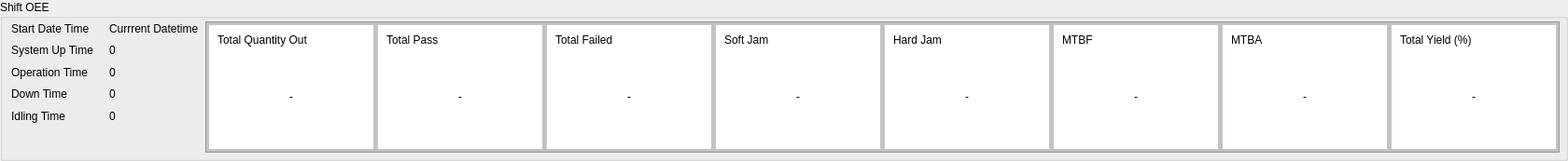
                <widget class="QGroupBox" name="Shift_OEE_group">
                 <property name="styleSheet">
                  <string notr="true"/>
                 </property>
                 <property name="title">
                  <string>Shift OEE</string>
                 </property>
                 <property name="flat">
                  <bool>false</bool>
                 </property>
                 <widget class="QFrame" name="frame_28">
                  <property name="geometry">
                   <rect>
                    <x>220</x>
                    <y>23</y>
                    <width>1451</width>
                    <height>141</height>
                   </rect>
                  </property>
                  <property name="styleSheet">
                   <string notr="true">background-color: rgb(194, 194, 194);</string>
                  </property>
                  <property name="frameShape">
                   <enum>QFrame::StyledPanel</enum>
                  </property>
                  <property name="frameShadow">
                   <enum>QFrame::Raised</enum>
                  </property>
                  <layout class="QHBoxLayout" name="horizontalLayout_30">
                   <property name="spacing">
                    <number>3</number>
                   </property>
                   <property name="leftMargin">
                    <number>2</number>
                   </property>
                   <property name="topMargin">
                    <number>2</number>
                   </property>
                   <property name="rightMargin">
                    <number>2</number>
                   </property>
                   <property name="bottomMargin">
                    <number>2</number>
                   </property>
                   <item>
                    <widget class="QFrame" name="frame_43">
                     <property name="styleSheet">
                      <string notr="true">background-color: rgb(255, 255, 255);</string>
                     </property>
                     <property name="frameShape">
                      <enum>QFrame::StyledPanel</enum>
                     </property>
                     <property name="frameShadow">
                      <enum>QFrame::Raised</enum>
                     </property>
                     <layout class="QVBoxLayout" name="verticalLayout_42" stretch="0,1">
                      <item>
                       <widget class="QLabel" name="label_151">
                        <property name="text">
                         <string>Total Quantity Out</string>
                        </property>
                        <property name="alignment">
                         <set>Qt::AlignLeading|Qt::AlignLeft|Qt::AlignVCenter</set>
                        </property>
                       </widget>
                      </item>
                      <item>
                       <widget class="QLabel" name="label_152">
                        <property name="text">
                         <string>-</string>
                        </property>
                        <property name="alignment">
                         <set>Qt::AlignCenter</set>
                        </property>
                       </widget>
                      </item>
                     </layout>
                    </widget>
                   </item>
                   <item>
                    <widget class="QFrame" name="frame_44">
                     <property name="styleSheet">
                      <string notr="true">background-color: rgb(255, 255, 255);</string>
                     </property>
                     <property name="frameShape">
                      <enum>QFrame::StyledPanel</enum>
                     </property>
                     <property name="frameShadow">
                      <enum>QFrame::Raised</enum>
                     </property>
                     <layout class="QVBoxLayout" name="verticalLayout_43" stretch="0,1">
                      <item>
                       <widget class="QLabel" name="label_153">
                        <property name="text">
                         <string>Total Pass</string>
                        </property>
                        <property name="alignment">
                         <set>Qt::AlignLeading|Qt::AlignLeft|Qt::AlignVCenter</set>
                        </property>
                       </widget>
                      </item>
                      <item>
                       <widget class="QLabel" name="label_154">
                        <property name="text">
                         <string>-</string>
                        </property>
                        <property name="alignment">
                         <set>Qt::AlignCenter</set>
                        </property>
                       </widget>
                      </item>
                     </layout>
                    </widget>
                   </item>
                   <item>
                    <widget class="QFrame" name="frame_45">
                     <property name="styleSheet">
                      <string notr="true">background-color: rgb(255, 255, 255);</string>
                     </property>
                     <property name="frameShape">
                      <enum>QFrame::StyledPanel</enum>
                     </property>
                     <property name="frameShadow">
                      <enum>QFrame::Raised</enum>
                     </property>
                     <layout class="QVBoxLayout" name="verticalLayout_44" stretch="0,1">
                      <item>
                       <widget class="QLabel" name="label_155">
                        <property name="text">
                         <string>Total Failed</string>
                        </property>
                        <property name="alignment">
                         <set>Qt::AlignLeading|Qt::AlignLeft|Qt::AlignVCenter</set>
                        </property>
                       </widget>
                      </item>
                      <item>
                       <widget class="QLabel" name="label_156">
                        <property name="text">
                         <string>-</string>
                        </property>
                        <property name="alignment">
                         <set>Qt::AlignCenter</set>
                        </property>
                       </widget>
                      </item>
                     </layout>
                    </widget>
                   </item>
                   <item>
                    <widget class="QFrame" name="frame_46">
                     <property name="styleSheet">
                      <string notr="true">background-color: rgb(255, 255, 255);</string>
                     </property>
                     <property name="frameShape">
                      <enum>QFrame::StyledPanel</enum>
                     </property>
                     <property name="frameShadow">
                      <enum>QFrame::Raised</enum>
                     </property>
                     <layout class="QVBoxLayout" name="verticalLayout_45" stretch="0,1">
                      <item>
                       <widget class="QLabel" name="label_157">
                        <property name="text">
                         <string>Soft Jam</string>
                        </property>
                        <property name="alignment">
                         <set>Qt::AlignLeading|Qt::AlignLeft|Qt::AlignVCenter</set>
                        </property>
                       </widget>
                      </item>
                      <item>
                       <widget class="QLabel" name="label_158">
                        <property name="text">
                         <string>-</string>
                        </property>
                        <property name="alignment">
                         <set>Qt::AlignCenter</set>
                        </property>
                       </widget>
                      </item>
                     </layout>
                    </widget>
                   </item>
                   <item>
                    <widget class="QFrame" name="frame_47">
                     <property name="styleSheet">
                      <string notr="true">background-color: rgb(255, 255, 255);</string>
                     </property>
                     <property name="frameShape">
                      <enum>QFrame::StyledPanel</enum>
                     </property>
                     <property name="frameShadow">
                      <enum>QFrame::Raised</enum>
                     </property>
                     <layout class="QVBoxLayout" name="verticalLayout_46" stretch="0,1">
                      <item>
                       <widget class="QLabel" name="label_159">
                        <property name="text">
                         <string>Hard Jam</string>
                        </property>
                        <property name="alignment">
                         <set>Qt::AlignLeading|Qt::AlignLeft|Qt::AlignVCenter</set>
                        </property>
                       </widget>
                      </item>
                      <item>
                       <widget class="QLabel" name="label_160">
                        <property name="text">
                         <string>-</string>
                        </property>
                        <property name="alignment">
                         <set>Qt::AlignCenter</set>
                        </property>
                       </widget>
                      </item>
                     </layout>
                    </widget>
                   </item>
                   <item>
                    <widget class="QFrame" name="frame_48">
                     <property name="styleSheet">
                      <string notr="true">background-color: rgb(255, 255, 255);</string>
                     </property>
                     <property name="frameShape">
                      <enum>QFrame::StyledPanel</enum>
                     </property>
                     <property name="frameShadow">
                      <enum>QFrame::Raised</enum>
                     </property>
                     <layout class="QVBoxLayout" name="verticalLayout_47" stretch="0,1">
                      <item>
                       <widget class="QLabel" name="label_161">
                        <property name="text">
                         <string>MTBF</string>
                        </property>
                        <property name="alignment">
                         <set>Qt::AlignLeading|Qt::AlignLeft|Qt::AlignVCenter</set>
                        </property>
                       </widget>
                      </item>
                      <item>
                       <widget class="QLabel" name="label_162">
                        <property name="text">
                         <string>-</string>
                        </property>
                        <property name="alignment">
                         <set>Qt::AlignCenter</set>
                        </property>
                       </widget>
                      </item>
                     </layout>
                    </widget>
                   </item>
                   <item>
                    <widget class="QFrame" name="frame_49">
                     <property name="styleSheet">
                      <string notr="true">background-color: rgb(255, 255, 255);</string>
                     </property>
                     <property name="frameShape">
                      <enum>QFrame::StyledPanel</enum>
                     </property>
                     <property name="frameShadow">
                      <enum>QFrame::Raised</enum>
                     </property>
                     <layout class="QVBoxLayout" name="verticalLayout_48" stretch="0,1">
                      <item>
                       <widget class="QLabel" name="label_163">
                        <property name="text">
                         <string>MTBA</string>
                        </property>
                        <property name="alignment">
                         <set>Qt::AlignLeading|Qt::AlignLeft|Qt::AlignVCenter</set>
                        </property>
                       </widget>
                      </item>
                      <item>
                       <widget class="QLabel" name="label_164">
                        <property name="text">
                         <string>-</string>
                        </property>
                        <property name="alignment">
                         <set>Qt::AlignCenter</set>
                        </property>
                       </widget>
                      </item>
                     </layout>
                    </widget>
                   </item>
                   <item>
                    <widget class="QFrame" name="frame_50">
                     <property name="styleSheet">
                      <string notr="true">background-color: rgb(255, 255, 255);</string>
                     </property>
                     <property name="frameShape">
                      <enum>QFrame::StyledPanel</enum>
                     </property>
                     <property name="frameShadow">
                      <enum>QFrame::Raised</enum>
                     </property>
                     <layout class="QVBoxLayout" name="verticalLayout_49" stretch="0,1">
                      <item>
                       <widget class="QLabel" name="label_165">
                        <property name="text">
                         <string>Total Yield (%)</string>
                        </property>
                        <property name="alignment">
                         <set>Qt::AlignLeading|Qt::AlignLeft|Qt::AlignVCenter</set>
                        </property>
                       </widget>
                      </item>
                      <item>
                       <widget class="QLabel" name="label_166">
                        <property name="text">
                         <string>-</string>
                        </property>
                        <property name="alignment">
                         <set>Qt::AlignCenter</set>
                        </property>
                       </widget>
                      </item>
                     </layout>
                    </widget>
                   </item>
                  </layout>
                 </widget>
                 <widget class="QWidget" name="layoutWidget">
                  <property name="geometry">
                   <rect>
                    <x>12</x>
                    <y>22</y>
                    <width>201</width>
                    <height>111</height>
                   </rect>
                  </property>
                  <layout class="QGridLayout" name="shift_oee_info_group" columnstretch="1,0" columnminimumwidth="0,0">
                   <property name="sizeConstraint">
                    <enum>QLayout::SetDefaultConstraint</enum>
                   </property>
                   <item row="0" column="1">
                    <widget class="QLabel" name="start_datetime_label_2">
                     <property name="text">
                      <string>Currrent Datetime</string>
                     </property>
                    </widget>
                   </item>
                   <item row="4" column="1">
                    <widget class="QLabel" name="idling_time_label_2">
                     <property name="text">
                      <string>0</string>
                     </property>
                    </widget>
                   </item>
                   <item row="3" column="1">
                    <widget class="QLabel" name="down_time_label_2">
                     <property name="text">
                      <string>0</string>
                     </property>
                    </widget>
                   </item>
                   <item row="2" column="0">
                    <widget class="QLabel" name="Operation_Time_2">
                     <property name="text">
                      <string>Operation Time</string>
                     </property>
                    </widget>
                   </item>
                   <item row="1" column="1">
                    <widget class="QLabel" name="system_up_time_label_2">
                     <property name="text">
                      <string>0</string>
                     </property>
                    </widget>
                   </item>
                   <item row="2" column="1">
                    <widget class="QLabel" name="operation_time_label_2">
                     <property name="text">
                      <string>0</string>
                     </property>
                    </widget>
                   </item>
                   <item row="0" column="0">
                    <widget class="QLabel" name="Start_Date_Time_2">
                     <property name="text">
                      <string>Start Date Time</string>
                     </property>
                    </widget>
                   </item>
                   <item row="1" column="0">
                    <widget class="QLabel" name="System_Up_Time_2">
                     <property name="text">
                      <string>System Up Time</string>
                     </property>
                    </widget>
                   </item>
                   <item row="4" column="0">
                    <widget class="QLabel" name="Idling_Time_2">
                     <property name="text">
                      <string>Idling Time</string>
                     </property>
                    </widget>
                   </item>
                   <item row="3" column="0">
                    <widget class="QLabel" name="Down_Time_2">
                     <property name="text">
                      <string>Down Time</string>
                     </property>
                    </widget>
                   </item>
                  </layout>
                 </widget>
                </widget>
